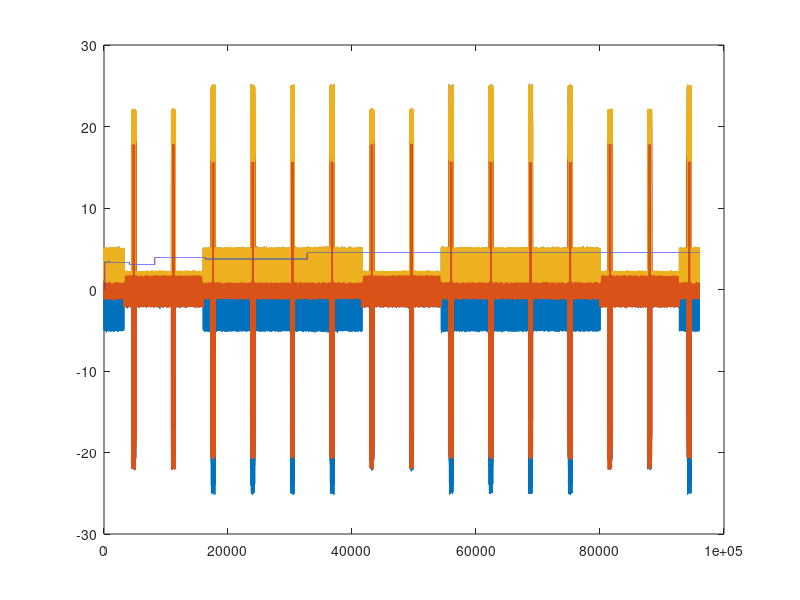

The MATLAB source for this figure:
ts = 1/1.92e6;
t = [0:ts:50e-3].';

amp_noise = 0.1;
amp_cw = 2;

y_noise = amp_noise * randn([length(t), 1]) + 1j * amp_noise * randn([length(t), 1]);
y_cw = amp_cw * exp(1j*2*pi*100e3*t);

pulse_freq = [500e3, -100e3];
pulse_prf = [300, 50];
pulse_amp = [20, 3];

y_pulse_1 = pulse_amp(1) * (cos(2*pi*pulse_prf(1)*t + pi/2) > 0.95) .* exp(1j*2*pi*pulse_freq(1)*t);
y_pulse_2 = pulse_amp(2) * (cos(2*pi*pulse_prf(2)*t + pi/2) > -0.5) .* exp(1j*2*pi*pulse_freq(2)*t);

y = y_noise + y_cw + y_pulse_1 + y_pulse_2;
p = abs(y);

threshold = zeros([length(t), 1]);
accum_value = 0;
accum_length = 0;
accum_points = 2.^[7:32];
for ii = 1:length(t)
    accum_value = accum_value + p(ii);
    accum_length = accum_length + 1;
    
    if ii > 1
        threshold(ii) = threshold(ii - 1);
    end
    
    if mod(accum_length, accum_points(1)) == 0
        for jj = 1:length(accum_points)
            if accum_length == accum_points(jj)
                threshold(ii) = accum_value / accum_points(jj);
                if jj == length(accum_points)
                    accum_length = 0;
                    accum_value = 0;
                end                
            end
        end
    end
end


figure(1);
%plot(t, real(y), t, imag(y), t, p, t, threshold);
plot(1:length(t), real(y), 1:length(t), imag(y), 1:length(t), p, 1:length(t), threshold);
%plot(t, y);